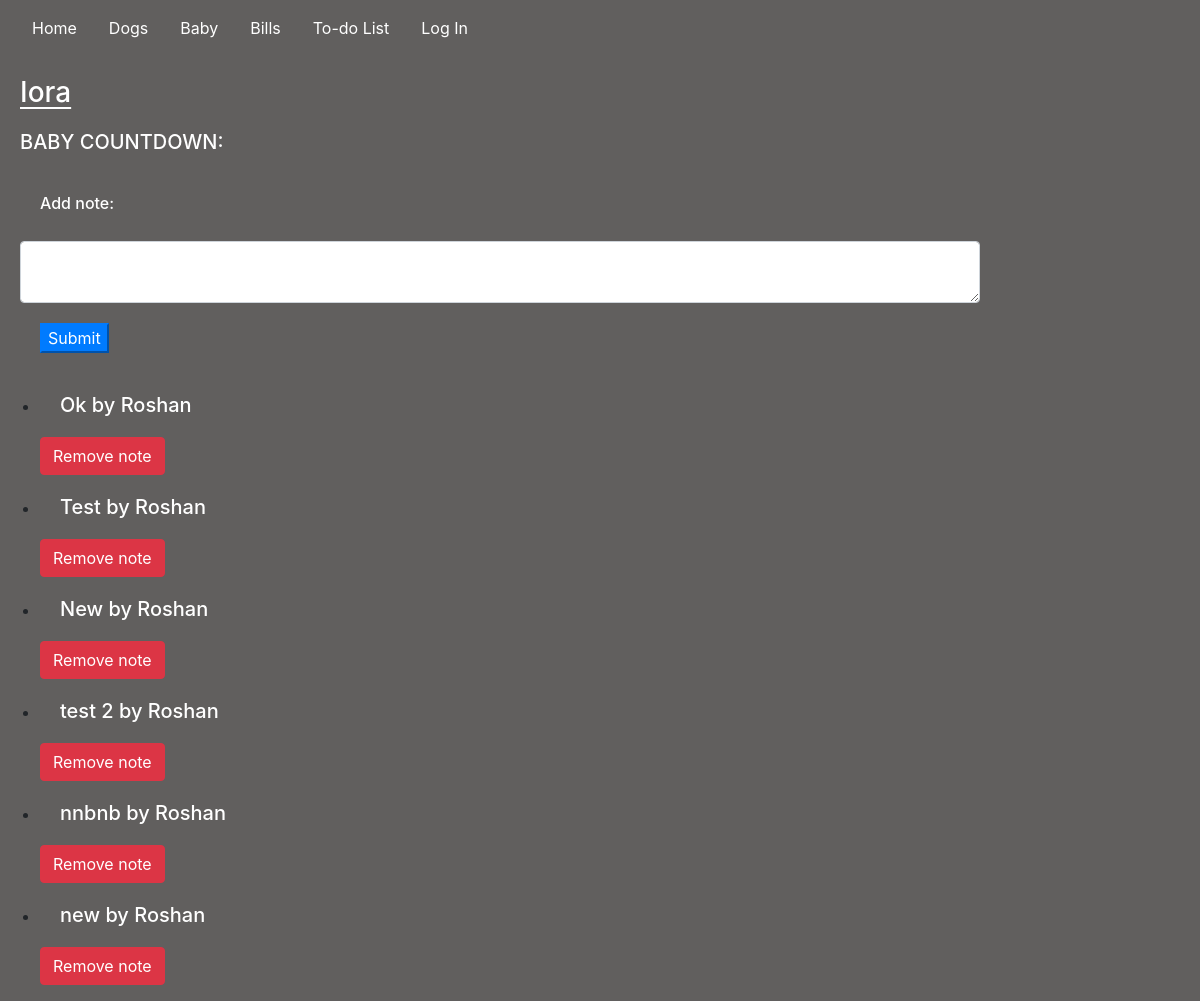
Before: /baby_name/Iora with the older database file.
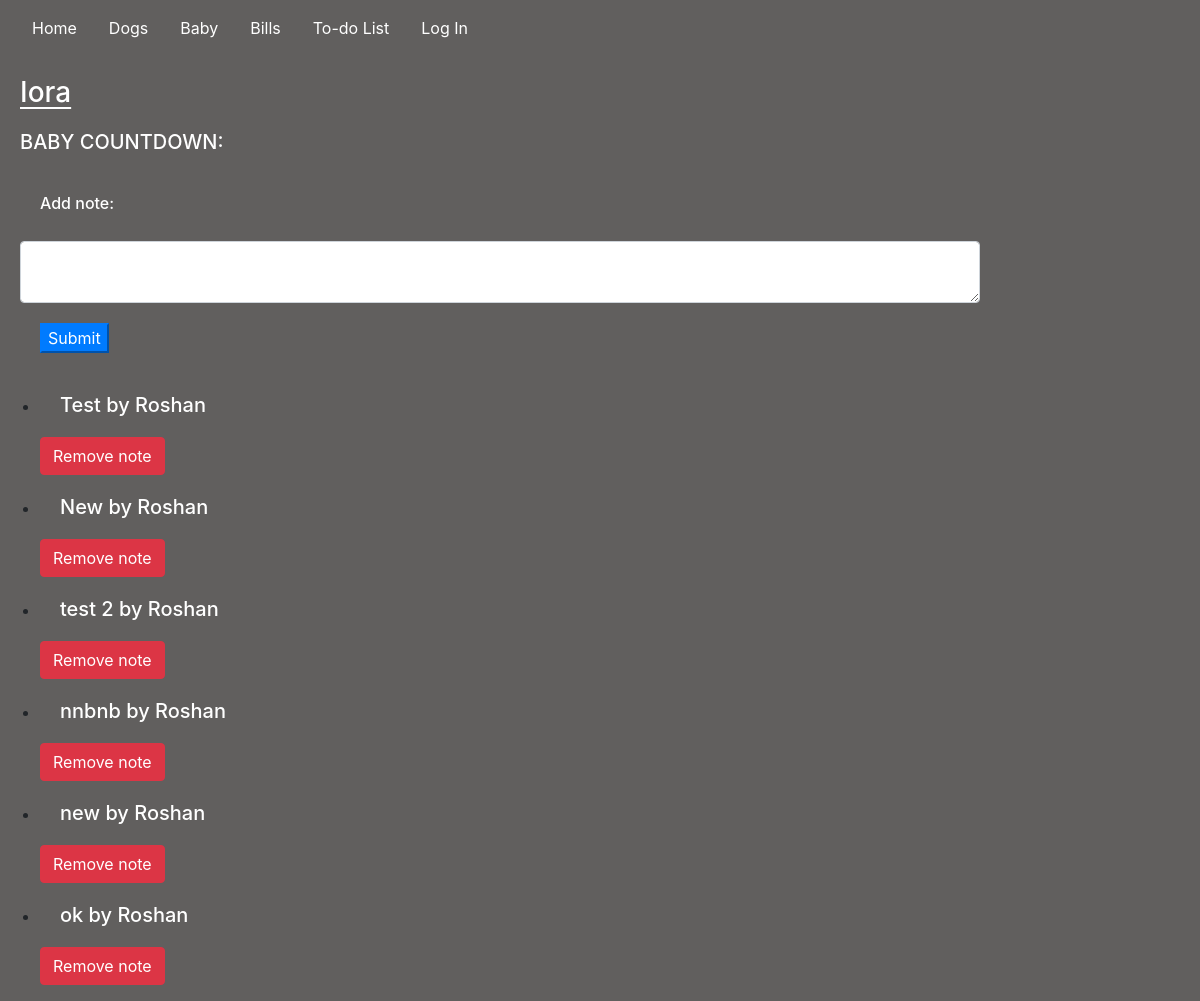
After: the same page with the newer database file.
### housemanager/models.py (models this page shows, shortened)
class Notes(models.Model):
    note = models.TextField(blank=True)
    user_note = models.ForeignKey(User, on_delete=models.CASCADE)

### housemanager/views.py (the view)
# urls.py: path("baby_name/<str:baby_name>", views.baby_name, name="baby_name"),
@csrf_exempt
def baby_name(request, baby_name):
    if request.method == "GET":
        notes = Notes.objects.all()
        baby = Baby.objects.get(baby_name=baby_name)
        return render(request, "housemanager/baby_name.html", {
            "notes": notes,
            "baby": baby
        })
    else:
        baby = Baby.objects.get(baby_name=baby_name)
        return JsonResponse(f"{baby.baby_due}", safe=False)

### housemanager/templates/housemanager/baby_name.html (shortened to what this page needs)
{% extends "housemanager/layout.html" %}
{% load static %}
{% block body %}
<h3 style="text-decoration: underline; text-underline-offset: 5px;" id="name">{{baby.baby_name}}</h3>
<div id="count-div">
    <h5>BABY COUNTDOWN:</h5>
</div>
<div id="note-div">
    <label for="note"><h6>Add note:</h5></label>
    <textarea class="form-control" id="note"></textarea>
    <button class="btn-primary" id="note-but">Submit</button>
</div>
<div>
    <ul id="baby-notes">
        {% for notes in notes%}
        <li id="note-list" data-id={{notes.id}} class="note-list">
            <h5>{{notes.note}} by {{notes.user_note | title}}</h5>
            <button data-id={{notes.id}} id="remove-note" class="btn btn-danger">Remove note</button>
        </li>
        {% endfor %}
    </ul>
</div>
{% endblock %}

Changed rows visible on the page:
removed Notes: note "Ok", user_note "Roshan"
added Notes: note "ok", user_note "Roshan"
